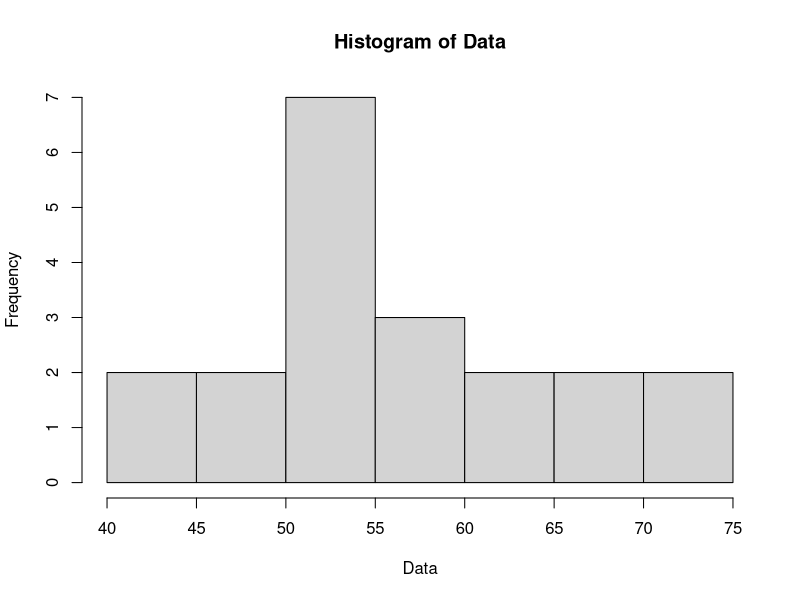
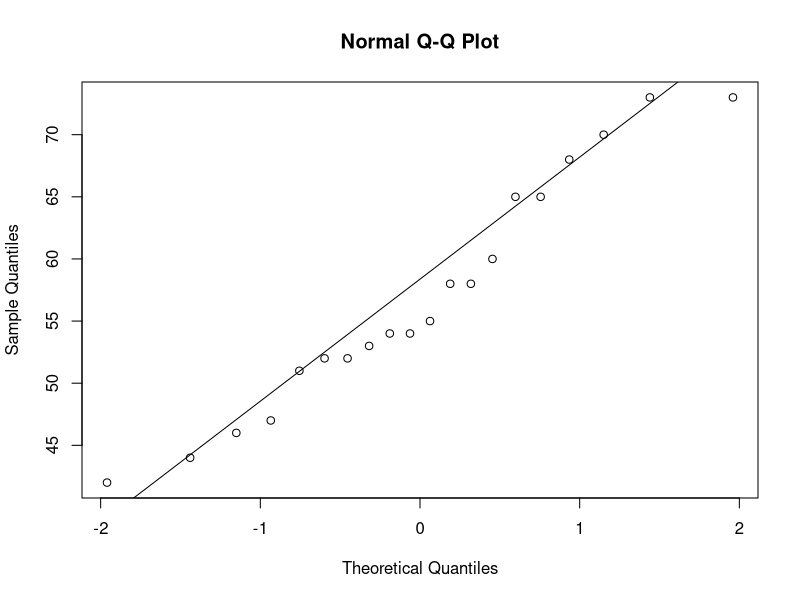
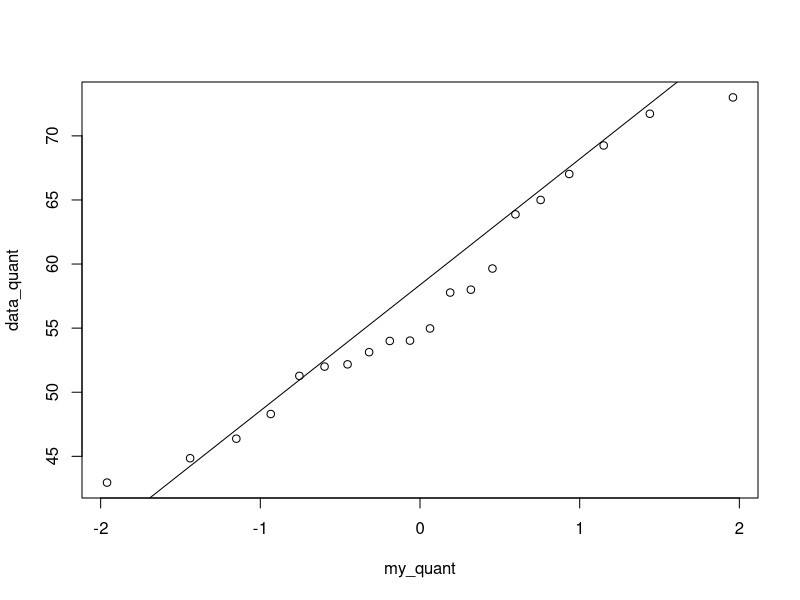
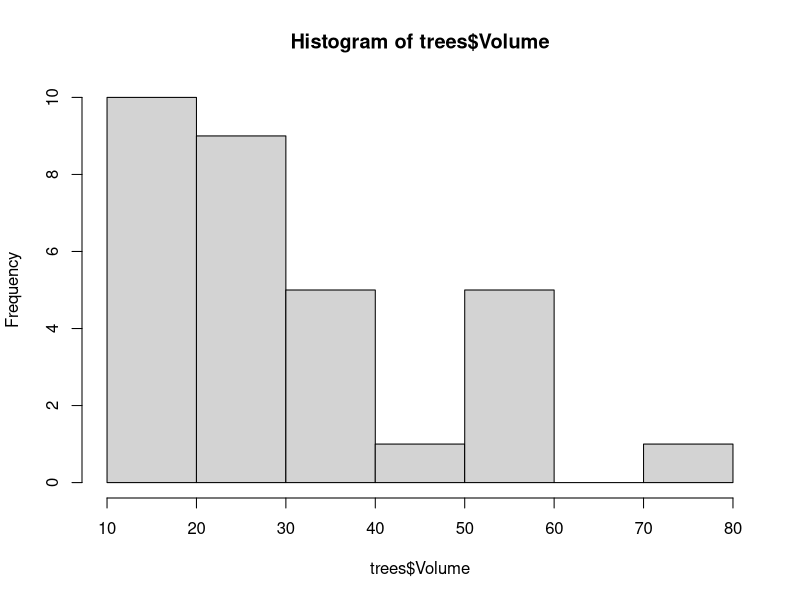
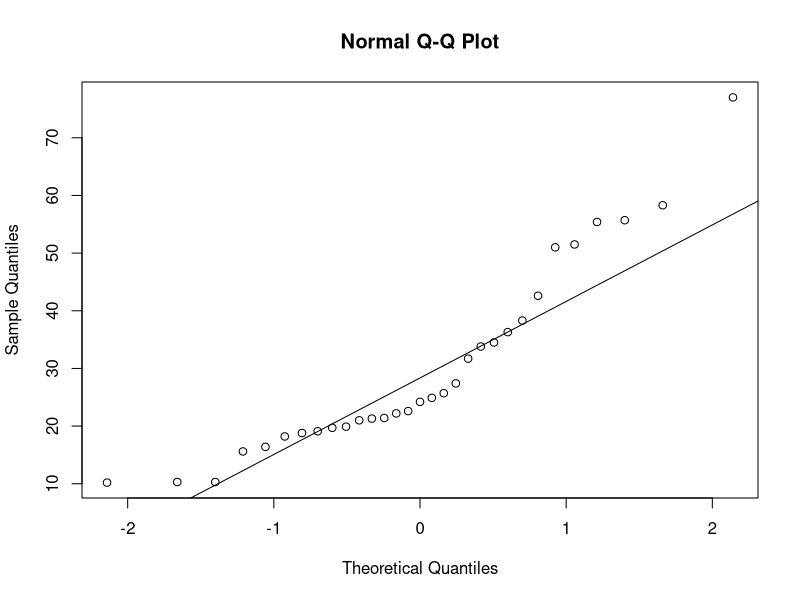
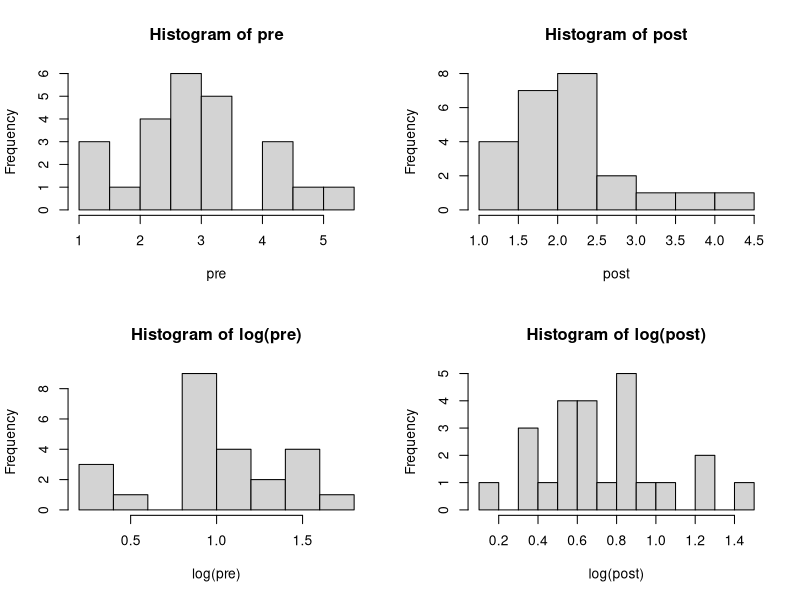

Recreate these plots in R, in order.
## ---- chunk 1
knitr::opts_chunk$set(echo = TRUE)
## ---- chunk 2

Placebo = c(54,51,58,44,55,52,42,47,58,46)
Drug = c(54,73,53,70,73,68,52,65,65,60)

Data = c(Placebo, Drug)
Data_sd = sd(Data)
Data_mean = mean(Data)
hist(Data, breaks=10)
## ---- chunk 3
qqnorm(Data)
qqline(Data)
## ---- chunk 4
my_probs = ppoints(20)
my_quant = qnorm(my_probs) #, mean=Data_mean, sd=Data_sd)
my_quant
## ---- chunk 5
data_quant = quantile(Data, my_probs)
data_quant
## ---- chunk 6
#plot(my_quant, data_quant)
#abline(a=0,b=1)
qqplot(my_quant, data_quant)
qqline(Data)
## ---- chunk 7
shapiro.test(Data)
## ---- chunk 8
hist(trees$Volume)
## ---- chunk 9
shapiro.test(trees$Volume)
## ---- chunk 10
qqnorm(trees$Volume)
qqline(trees$Volume)
## ---- chunk 11
#####################################################################
# plasma triglyceride levels in the population (mg/ml)
# borderline high = 2-4 vs. normal < 2
# testing before and after diet and exercise changes (expect a decrease)
pre = c(2.55,3.38,2.37,4.11,3.27,2.58,4.20,3.22,5.10,2.62,3.06,1.23,2.27,2.24,1.39,2.63,2.61,4.30,1.46,3.35,2.79,2.42,4.63,1.57)
post = c(1.59,3.51,1.44,2.32,1.75,1.67,1.90,1.37,2.72,1.80,2.40,2.01,2.41,1.38,1.18,4.31,2.09,2.32,2.63,2.25,1.71,2.01,1.95,3.46)
#####################################################################
## ---- chunk 12

# check distributions of original data with histograms (breaks = 10)
par(mfrow=c(2,2))
hist(pre,breaks=10)
hist(post,breaks=10)

# check distributions after log-transformation
hist(log(pre),breaks=10)
hist(log(post),breaks=10)

# Shapiro-Wilk tests
shapiro.test(pre)
shapiro.test(post)
## ---- chunk 13

## do t-tests using the original and transformed data
t.test(post,pre,paired=T)
t.test(log(post),log(pre),paired=T)
## ---- chunk 14

## compute the 95% CI for the two samples in their original units

#####################################################################
# post-treatment -- by hand!
mean_prime = mean(log(post))
sd_prime = sqrt( sum( (log(post) - mean_prime)^2 /(length(post)-1)) )
se_prime = sd_prime/sqrt(length(post))
tcrit = qt(0.975,df=length(post))
tcrit
ci_post = c(mean_prime - tcrit*se_prime, mean_prime + tcrit*se_prime)
ci_post
ci_post_orig = exp(ci_post)
ci_post_orig

# post-treatment from t-test
t_post = t.test(log(post),mu=mean(log(pre)))
t_post
ci95_post_log = t_post$conf.int[1:2]
ci95_post_log
ci95_post = exp(ci95_post_log)
ci95_post
## ---- chunk 15
#####################################################################
# pre-treatment from t-test
t_pre = t.test(log(pre),mu=mean(log(pre)))
t_pre
ci95_pre_log = t_pre$conf.int[1:2]
ci95_pre_log
ci95_pre = exp(ci95_pre_log)
ci95_pre
## ---- chunk 16
# sign test for the triglyceride data

# difference in the two samples
tri_diff = post - pre

neg_count = sum(tri_diff < 0)
neg_count
pos_count = sum(tri_diff > 0)
test_stat = ifelse(neg_count < pos_count, neg_count, pos_count)

# binomial probability of seeing neg_count or more
prob_obs = pbinom(test_stat, length(tri_diff), prob=0.5)

# total two-tailed probability
2*prob_obs
## ---- chunk 17
# compute paired log differences
log_tri_diff = log(post) - log(pre)
rank_diff = rank(abs(log_tri_diff))

# Calculate the Wilcoxon W statistic
w_stat = sum(sign(log_tri_diff) * rank_diff)
w_stat
## ---- chunk 18
# w stat
n = length(log_tri_diff)
sigma_w = n*(n+1)*(2*n+1) / 6
z_w = w_stat / sqrt(sigma_w)
2*pnorm(z_w)
## ---- chunk 19
# computing the V statistic
diff_neg = rank_diff[log_tri_diff < 0]
diff_neg
t_neg = sum(diff_neg)
t_neg
diff_pos = rank_diff[log_tri_diff > 0]
diff_pos
t_pos = sum(diff_pos)
t_pos

v_stat = min(t_neg,t_pos)
v_stat



# v stat
mean_v = n*(n+1)/4
sigma_v = n*(n+1)*(2*n+1) / 24
z_v = (v_stat - mean_v) / sqrt(sigma_v)
2*pnorm(z_v)
## ---- chunk 20
# test raw data
wilcox.test(post, pre, paired=T)

# test log data
wilcox.test(log(post), log(pre), paired=T)
## ---- chunk 21

n = length(pre)  # n is the same for both sets
r_min = n*(n+1)/2 # minimum rank

Data = c(log(pre),log(post))
DataRank = rank(abs(Data))
DataRank

DataRankSums = tapply(DataRank,rep(c("pre","post"),each=n),sum)
DataRankSums

t_pre  = DataRankSums["pre"]
t_post  = DataRankSums["post"]

w_pre = t_pre - r_min
w_pre
w_post = t_post - r_min
w_post

mu_w = n^2 / 2
mu_w

sigma_w = (n^2/12) * (2*n + 1)
sd_w = sqrt(sigma_w)

## ---- chunk 22
z_w = (w_post - mu_w)/sd_w
z_w

# these are equivalent
2*pnorm(z_w)
2*pnorm(w_post, mean=mu_w, sd=sd_w)
## ---- chunk 23
# raw data
wilcox.test(post,pre, paired=FALSE)

# log-transformed data
wilcox.test(log(post),log(pre), paired=FALSE)
